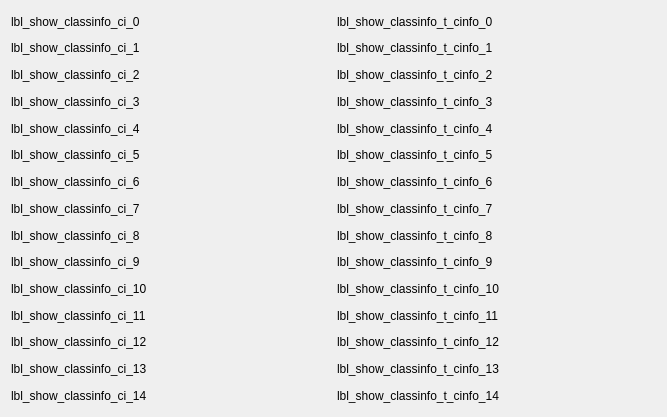
             <widget class="QWidget" name="scrollAreaWidgetContents_7">
              <property name="geometry">
               <rect>
                <x>0</x>
                <y>0</y>
                <width>667</width>
                <height>417</height>
               </rect>
              </property>
              <layout class="QVBoxLayout" name="verticalLayout_29">
               <item>
                <layout class="QHBoxLayout" name="horizontalLayout_27">
                 <item>
                  <widget class="QLabel" name="lbl_show_classinfo_ci_0">
                   <property name="text">
                    <string>lbl_show_classinfo_ci_0</string>
                   </property>
                  </widget>
                 </item>
                 <item>
                  <widget class="QLabel" name="lbl_show_classinfo_t_cinfo_0">
                   <property name="text">
                    <string>lbl_show_classinfo_t_cinfo_0</string>
                   </property>
                  </widget>
                 </item>
                </layout>
               </item>
               <item>
                <layout class="QHBoxLayout" name="horizontalLayout_28">
                 <item>
                  <widget class="QLabel" name="lbl_show_classinfo_ci_1">
                   <property name="text">
                    <string>lbl_show_classinfo_ci_1</string>
                   </property>
                  </widget>
                 </item>
                 <item>
                  <widget class="QLabel" name="lbl_show_classinfo_t_cinfo_1">
                   <property name="text">
                    <string>lbl_show_classinfo_t_cinfo_1</string>
                   </property>
                  </widget>
                 </item>
                </layout>
               </item>
               <item>
                <layout class="QHBoxLayout" name="horizontalLayout_29">
                 <item>
                  <widget class="QLabel" name="lbl_show_classinfo_ci_2">
                   <property name="text">
                    <string>lbl_show_classinfo_ci_2</string>
                   </property>
                  </widget>
                 </item>
                 <item>
                  <widget class="QLabel" name="lbl_show_classinfo_t_cinfo_2">
                   <property name="text">
                    <string>lbl_show_classinfo_t_cinfo_2</string>
                   </property>
                  </widget>
                 </item>
                </layout>
               </item>
               <item>
                <layout class="QHBoxLayout" name="horizontalLayout_16">
                 <item>
                  <widget class="QLabel" name="lbl_show_classinfo_ci_3">
                   <property name="text">
                    <string>lbl_show_classinfo_ci_3</string>
                   </property>
                  </widget>
                 </item>
                 <item>
                  <widget class="QLabel" name="lbl_show_classinfo_t_cinfo_3">
                   <property name="text">
                    <string>lbl_show_classinfo_t_cinfo_3</string>
                   </property>
                  </widget>
                 </item>
                </layout>
               </item>
               <item>
                <layout class="QHBoxLayout" name="horizontalLayout_30">
                 <item>
                  <widget class="QLabel" name="lbl_show_classinfo_ci_4">
                   <property name="text">
                    <string>lbl_show_classinfo_ci_4</string>
                   </property>
                  </widget>
                 </item>
                 <item>
                  <widget class="QLabel" name="lbl_show_classinfo_t_cinfo_4">
                   <property name="text">
                    <string>lbl_show_classinfo_t_cinfo_4</string>
                   </property>
                  </widget>
                 </item>
                </layout>
               </item>
               <item>
                <layout class="QHBoxLayout" name="horizontalLayout_17">
                 <item>
                  <widget class="QLabel" name="lbl_show_classinfo_ci_5">
                   <property name="text">
                    <string>lbl_show_classinfo_ci_5</string>
                   </property>
                  </widget>
                 </item>
                 <item>
                  <widget class="QLabel" name="lbl_show_classinfo_t_cinfo_5">
                   <property name="text">
                    <string>lbl_show_classinfo_t_cinfo_5</string>
                   </property>
                  </widget>
                 </item>
                </layout>
               </item>
               <item>
                <layout class="QHBoxLayout" name="horizontalLayout_39">
                 <item>
                  <widget class="QLabel" name="lbl_show_classinfo_ci_6">
                   <property name="text">
                    <string>lbl_show_classinfo_ci_6</string>
                   </property>
                  </widget>
                 </item>
                 <item>
                  <widget class="QLabel" name="lbl_show_classinfo_t_cinfo_6">
                   <property name="text">
                    <string>lbl_show_classinfo_t_cinfo_6</string>
                   </property>
                  </widget>
                 </item>
                </layout>
               </item>
               <item>
                <layout class="QHBoxLayout" name="horizontalLayout_38">
                 <item>
                  <widget class="QLabel" name="lbl_show_classinfo_ci_7">
                   <property name="text">
                    <string>lbl_show_classinfo_ci_7</string>
                   </property>
                  </widget>
                 </item>
                 <item>
                  <widget class="QLabel" name="lbl_show_classinfo_t_cinfo_7">
                   <property name="text">
                    <string>lbl_show_classinfo_t_cinfo_7</string>
                   </property>
                  </widget>
                 </item>
                </layout>
               </item>
               <item>
                <layout class="QHBoxLayout" name="horizontalLayout_37">
                 <item>
                  <widget class="QLabel" name="lbl_show_classinfo_ci_8">
                   <property name="text">
                    <string>lbl_show_classinfo_ci_8</string>
                   </property>
                  </widget>
                 </item>
                 <item>
                  <widget class="QLabel" name="lbl_show_classinfo_t_cinfo_8">
                   <property name="text">
                    <string>lbl_show_classinfo_t_cinfo_8</string>
                   </property>
                  </widget>
                 </item>
                </layout>
               </item>
               <item>
                <layout class="QHBoxLayout" name="horizontalLayout_36">
                 <item>
                  <widget class="QLabel" name="lbl_show_classinfo_ci_9">
                   <property name="text">
                    <string>lbl_show_classinfo_ci_9</string>
                   </property>
                  </widget>
                 </item>
                 <item>
                  <widget class="QLabel" name="lbl_show_classinfo_t_cinfo_9">
                   <property name="text">
                    <string>lbl_show_classinfo_t_cinfo_9</string>
                   </property>
                  </widget>
                 </item>
                </layout>
               </item>
               <item>
                <layout class="QHBoxLayout" name="horizontalLayout_35">
                 <item>
                  <widget class="QLabel" name="lbl_show_classinfo_ci_10">
                   <property name="text">
                    <string>lbl_show_classinfo_ci_10</string>
                   </property>
                  </widget>
                 </item>
                 <item>
                  <widget class="QLabel" name="lbl_show_classinfo_t_cinfo_10">
                   <property name="text">
                    <string>lbl_show_classinfo_t_cinfo_10</string>
                   </property>
                  </widget>
                 </item>
                </layout>
               </item>
               <item>
                <layout class="QHBoxLayout" name="horizontalLayout_34">
                 <item>
                  <widget class="QLabel" name="lbl_show_classinfo_ci_11">
                   <property name="text">
                    <string>lbl_show_classinfo_ci_11</string>
                   </property>
                  </widget>
                 </item>
                 <item>
                  <widget class="QLabel" name="lbl_show_classinfo_t_cinfo_11">
                   <property name="text">
                    <string>lbl_show_classinfo_t_cinfo_11</string>
                   </property>
                  </widget>
                 </item>
                </layout>
               </item>
               <item>
                <layout class="QHBoxLayout" name="horizontalLayout_33">
                 <item>
                  <widget class="QLabel" name="lbl_show_classinfo_ci_12">
                   <property name="text">
                    <string>lbl_show_classinfo_ci_12</string>
                   </property>
                  </widget>
                 </item>
                 <item>
                  <widget class="QLabel" name="lbl_show_classinfo_t_cinfo_12">
                   <property name="text">
                    <string>lbl_show_classinfo_t_cinfo_12</string>
                   </property>
                  </widget>
                 </item>
                </layout>
               </item>
               <item>
                <layout class="QHBoxLayout" name="horizontalLayout_32">
                 <item>
                  <widget class="QLabel" name="lbl_show_classinfo_ci_13">
                   <property name="text">
                    <string>lbl_show_classinfo_ci_13</string>
                   </property>
                  </widget>
                 </item>
                 <item>
                  <widget class="QLabel" name="lbl_show_classinfo_t_cinfo_13">
                   <property name="text">
                    <string>lbl_show_classinfo_t_cinfo_13</string>
                   </property>
                  </widget>
                 </item>
                </layout>
               </item>
               <item>
                <layout class="QHBoxLayout" name="horizontalLayout_31">
                 <item>
                  <widget class="QLabel" name="lbl_show_classinfo_ci_14">
                   <property name="text">
                    <string>lbl_show_classinfo_ci_14</string>
                   </property>
                  </widget>
                 </item>
                 <item>
                  <widget class="QLabel" name="lbl_show_classinfo_t_cinfo_14">
                   <property name="text">
                    <string>lbl_show_classinfo_t_cinfo_14</string>
                   </property>
                  </widget>
                 </item>
                </layout>
               </item>
              </layout>
             </widget>
